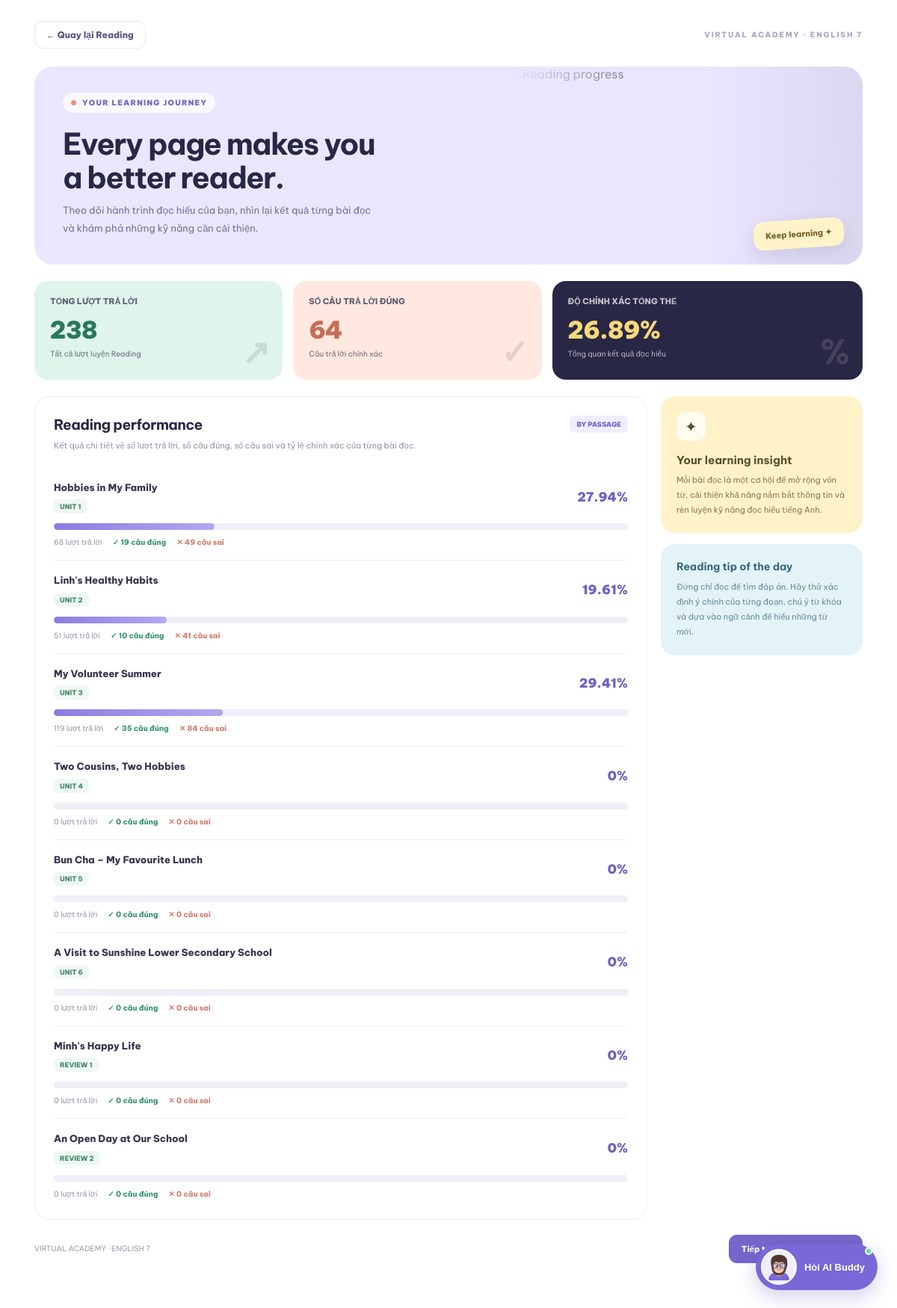
The page /reading/progress (signed in) on the database its author committed.
### database.py (models this page shows)
class ReadingPassage(db.Model):
    __tablename__ = "reading_passages"
    id = db.Column(db.Integer, primary_key=True)
    section_type = db.Column(db.String(20), nullable=False, default="unit")
    unit = db.Column(db.Integer, nullable=True)
    review_number = db.Column(db.Integer, nullable=True)
    title = db.Column(db.String(200), nullable=False)
    topic = db.Column(db.String(100))
    description = db.Column(db.Text)
    content = db.Column(db.Text, nullable=False)
    difficulty = db.Column(db.String(30), default="basic")
    created_at = db.Column(db.DateTime, default=datetime.utcnow)
    questions = db.relationship(
        "ReadingQuestion",
        backref="passage",
        cascade="all, delete-orphan",
        order_by="ReadingQuestion.id"
    )

### reading.py (the view)
@reading_bp.route("/reading/progress")
@student_required
def reading_progress():
    attempts = db.session.query(
        ReadingAttempt,
        ReadingQuestion.passage_id
    ).join(
        ReadingQuestion,
        ReadingAttempt.question_id == ReadingQuestion.id
    ).filter(
        ReadingAttempt.user_id == current_user.id
    ).all()
    total_attempts = len(attempts)
    correct_attempts = sum(
        1
        for attempt, passage_id in attempts
        if attempt.is_correct
    )
    accuracy = (
        round(
            correct_attempts / total_attempts * 100,
            2
        )
        if total_attempts
        else 0
    )
    passage_results = []
    passages = ReadingPassage.query.all()
    passages.sort(
        key=lambda passage: (
            0 if passage.section_type == "unit" else 1,
            passage.unit
            if passage.unit is not None
            else passage.review_number
        )
    )
    for passage in passages:
        passage_attempts = [
            attempt
            for attempt, passage_id in attempts
            if passage_id == passage.id
        ]
        passage_total = len(passage_attempts)
        passage_correct = sum(
            1
            for attempt in passage_attempts
            if attempt.is_correct
        )
        passage_results.append({
            "passage": passage,
            "total": passage_total,
            "correct": passage_correct,
            "accuracy": (
                round(
                    passage_correct / passage_total * 100,
                    2
                )
                if passage_total
                else 0
            )
        })
    return render_template(
        "reading_progress.html",
        total_attempts=total_attempts,
        correct_attempts=correct_attempts,
        accuracy=accuracy,
        passage_results=passage_results
    )

### app.py (called while the page is built)
@login_manager.user_loader
def load_user(user_id):
    return db.session.get(User, int(user_id))

### reading.py (called while the page is built)
def student_required(function):
    @wraps(function)
    @login_required
    def wrapper(*args, **kwargs):
        if current_user.role != "student":
            abort(403)
        return function(*args, **kwargs)
    return wrapper

### templates/reading_progress.html (shortened to what this page needs)
{% extends "base.html" %}
{% block content %}
<div class="rp-page">
    <div class="rp-topbar">
        <a href="{{ url_for('reading.reading_home') }}" class="rp-back">
            ← Quay lại Reading
        </a>
        <span class="rp-brand">VIRTUAL ACADEMY · ENGLISH 7</span>
    </div>
    <section class="rp-hero">
        <div class="rp-hero-content">
            <span class="rp-eyebrow">YOUR LEARNING JOURNEY</span>
            <h1>Every page makes you a better reader.</h1>
            <p>
                Theo dõi hành trình đọc hiểu của bạn, nhìn lại kết quả
                từng bài đọc và khám phá những kỹ năng cần cải thiện.
            </p>
        </div>
        <div class="rp-hero-visual">
            <img src="https://images.unsplash.com/photo-1507842217343-583bb7270b66?w=1000&auto=format&fit=crop&q=85" alt="Reading progress">
            <div class="rp-hero-sticker">Keep learning ✦</div>
        </div>
    </section>
    <div class="rp-overview">
        <div class="rp-stat">
            <span class="rp-stat-label">TỔNG LƯỢT TRẢ LỜI</span>
            <strong class="rp-stat-value">{{ total_attempts }}</strong>
            <span class="rp-stat-note">Tất cả lượt luyện Reading</span>
            <span class="rp-stat-decoration">↗</span>
        </div>
        <div class="rp-stat">
            <span class="rp-stat-label">SỐ CÂU TRẢ LỜI ĐÚNG</span>
            <strong class="rp-stat-value">{{ correct_attempts }}</strong>
            <span class="rp-stat-note">Câu trả lời chính xác</span>
            <span class="rp-stat-decoration">✓</span>
        </div>
        <div class="rp-stat">
            <span class="rp-stat-label">ĐỘ CHÍNH XÁC TỔNG THỂ</span>
            <strong class="rp-stat-value">{{ accuracy }}%</strong>
            <span class="rp-stat-note">Tổng quan kết quả đọc hiểu</span>
            <span class="rp-stat-decoration">%</span>
        </div>
    </div>
    <div class="rp-layout">
        <section class="rp-results">
            <div class="rp-section-heading">
                <h2>Reading performance</h2>
                <span class="rp-section-tag">BY PASSAGE</span>
            </div>
            <p class="rp-description">
                Kết quả chi tiết về số lượt trả lời, số câu đúng, số câu sai
                và tỷ lệ chính xác của từng bài đọc.
            </p>
            {% if passage_results %}
                {% for item in passage_results %}
                    <div class="rp-passage">
                        <div class="rp-passage-top">
                            <div>
                                <div class="rp-passage-title">
                                    {{ item.passage.title }}
                                </div>
                                <span class="rp-passage-type">
                                    {% if item.passage.section_type == "unit" %}
                                        UNIT {{ item.passage.unit }}
                                    {% else %}
                                        REVIEW {{ item.passage.review_number }}
                                    {% endif %}
                                </span>
                            </div>
                            <div class="rp-passage-score">
                                {{ item.accuracy }}%
                            </div>
                        </div>
                        <div class="rp-track">
                            <progress
                                value="{{ [0, [item.accuracy|float, 100]|min]|max }}"
                                max="100">
                            </progress>
                        </div>
                        <div class="rp-passage-stats">
                            <span>{{ item.total }} lượt trả lời</span>
                            <span class="rp-correct">✓ {{ item.correct }} câu đúng</span>
                            <span class="rp-incorrect">✕ {{ item.total - item.correct }} câu sai</span>
                        </div>
                    </div>
                {% endfor %}
            {% endif %}
        </section>
        <aside class="rp-sidebar">
            <div class="rp-insight">
                <div class="rp-insight-icon">✦</div>
                <h3>Your learning insight</h3>
                <p>
                    Mỗi bài đọc là một cơ hội để mở rộng vốn từ,
                    cải thiện khả năng nắm bắt thông tin và rèn luyện
                    kỹ năng đọc hiểu tiếng Anh.
                </p>
            </div>
            <div class="rp-tip">
                <h3>Reading tip of the day</h3>
                <p>
                    Đừng chỉ đọc để tìm đáp án. Hãy thử xác định ý chính
                    của từng đoạn, chú ý từ khóa và dựa vào ngữ cảnh
                    để hiểu những từ mới.
                </p>
            </div>
        </aside>
    </div>
    <div class="rp-actions">
        <span>VIRTUAL ACADEMY · ENGLISH 7</span>
        <a href="{{ url_for('reading.reading_home') }}" class="rp-primary">
            Tiếp tục luyện Reading <span>→</span>
        </a>
    </div>
</div>
{% endblock %}

### static/css/style.css (style rules this page uses)
:root { --dark: #20212c; --purple: #7665d8; --light-purple: #f0edff; --text: #777887; --background: #faf9ff; }
* { margin: 0; padding: 0; box-sizing: border-box; }
html { scroll-behavior: smooth; min-height: 100%; }
body { min-height: 100%; font-family: 'Be Vietnam Pro', sans-serif; background: white; color: var(--dark); overflow-x: hidden; }
a { text-decoration: none; color: inherit; }

### rows shown on the page
ReadingPassage: passage "Hobbies in My Family", passage.unit "1"
ReadingPassage: passage "Linh's Healthy Habits", passage.unit "2"
ReadingPassage: passage "My Volunteer Summer", passage.unit "3"
ReadingPassage: passage "Two Cousins, Two Hobbies", passage.unit "4"
ReadingPassage: passage "Bun Cha – My Favourite Lunch", passage.unit "5"
ReadingPassage: passage "A Visit to Sunshine Lower Secondary School", passage.unit "6"
ReadingPassage: passage "Minh's Happy Life", passage.review_number "1"
ReadingPassage: passage "An Open Day at Our School", passage.review_number "2"

### other values the page prints
{{ total_attempts }} "238"
{{ correct_attempts }} "64"
{{ accuracy }} "26.89"
{{ item.accuracy }} "27.94" "19.61" "29.41" "0" "0" "0" "0" "0"
{{ item.total }} "68" "51" "119" "0" "0" "0" "0" "0"
{{ item.correct }} "19" "10" "35" "0" "0" "0" "0" "0"
{{ item.total - item.correct }} "49" "41" "84" "0" "0" "0" "0" "0"
